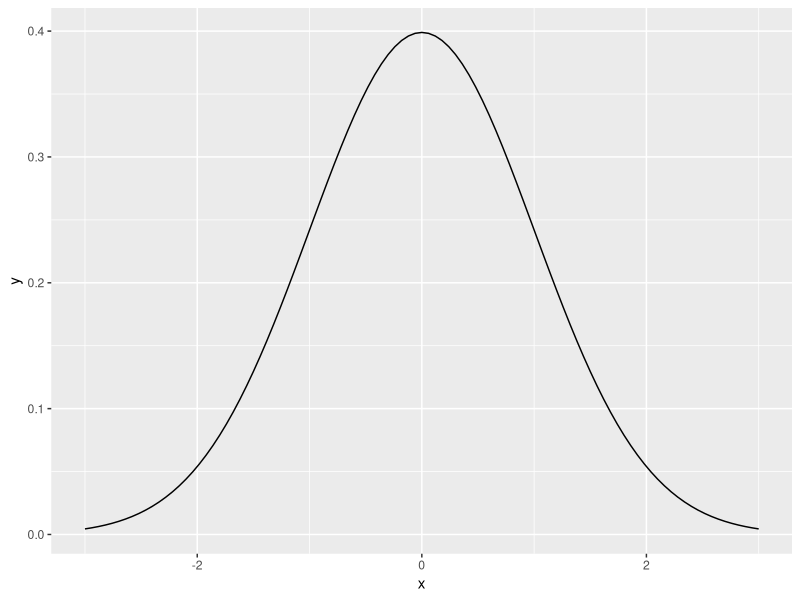
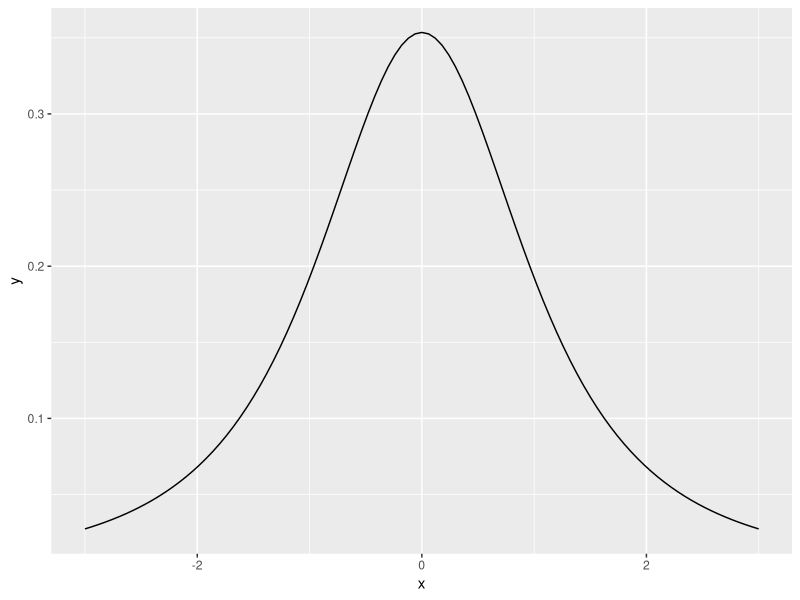
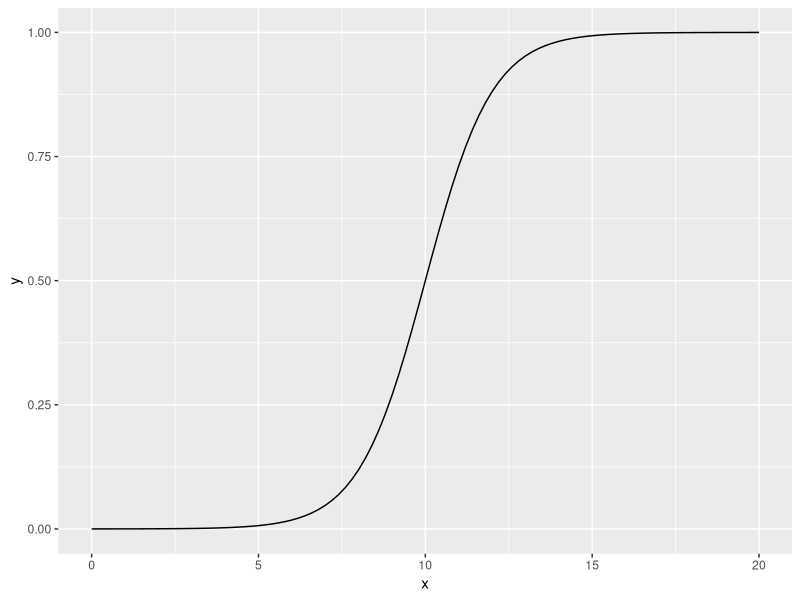

These figures' R source, in order: (Note: this script raises an error after producing the figures.)
workingpath <- "C:\\Users\\MED1\\Desktop\\Coursera\\project"
setwd(workingpath)

library(ggplot2)

p <- ggplot(data.frame(x = c(-3, 3)), aes(x=x))
p + stat_function(fun=dnorm)

p + stat_function(fun=dt, args=list(df=2))

myfun <- function(xvar){
  1/(1+exp(-xvar+10))
}
ggplot(data.frame(x=c(0, 20)), aes(x=x)) + stat_function(fun=myfun)

p <- ggplot(data.frame(x = c(-3, 3)), aes(x=x))
f1.norm <- function(x, mu, std.dev){
	dnorm(x=x, mean=mu, sd=std.dev)
}

f2.norm <- function(x, mu, std.dev){
	dnorm(x=x, mean=mu, sd=std.dev)
}

p + stat_function(fun=f1.norm(mu=0, std.dev=1)) + stat_function(fun=f2.norm(mu=1, std.dev=2))

x <- seq(from=-2, to=2, by=0.01)
y1 <- dnorm(x)
y2 <- dt(x, df=1)
df.a <- data.frame(x, y1, y2)

ggplot(df.a, aes(x=x, y=y1)) +
	geom_line(aes(y=y1)) +
	geom_line(aes(y=y2)) +
	geom_ribbon(data=subset(df.a, 1 <= x & x <= 1.5),
				aes(ymin=0, ymax=y1), fill="blue", alpha=0.5) 


library(ggplot2)

a <- 0.05;  b <- 0.2
effect.size <- 0.5
mu0 <- 0;  std.drv0 <- 1
mu1 <- mu0 + effect.size;  std.drv1 <- 1
one.two <- TRUE
n1 <- NULL;  n1.n0 <- 1;  
two.sided <- 1;  if(one.two == TRUE) two.sided <- 2

za <- qnorm(a/two.sided, lower.tail=FALSE)
zb <- qnorm(b, lower.tail=FALSE)

q12 <- NULL
if(n1.n0 >= 1){ 
	q12 <- 1 + 1/n1.n0
} else {
	q12 <- 1 + n1.n0
}

est.sample.size <- ( (za + zb)^2 * std.drv0^2 * (q12) ) / (effect.size^2)

if(is.na(n1)){
	n1 <- est.sample.size
}
n0 <- n1/n1.n0

std.err0 <- std.drv0 / sqrt(n0/2)
std.err1 <- std.drv1 / sqrt(n1/2)

x <- seq(from = mu0 - 5*std.err0, to = mu1 + 5*std.err1, by=0.01)
h0 <- dnorm(x, mean=mu0, sd=std.err0)
h1 <- dnorm(x, mean=mu1, sd=std.err1)
h.norm <- data.frame(x, h0, h1)

a.h0 <- qnorm(a/two.sided, mean=mu0, sd=std.err0, lower.tail=FALSE)
b.h1 <- qnorm(b, mean=mu1, sd=std.err1)

p <- ggplot(h.norm, aes(x=x, y=h0)) +
	geom_line(aes(x=x, y=h0), color="red") +
	geom_line(aes(x=x, y=h1), color="blue") +
	geom_vline(xintercept=a.h0) +
	geom_vline(xintercept=b.h1, linetype="dashed", show.legend=TRUE) +
	geom_ribbon(data=subset(h.norm, a.h0 <= x & x <= max(x)), 
				aes(ymin=0, ymax=h0, fill="H0", alpha=0.5)) +
	geom_ribbon(data=subset(h.norm, min(x) <= x & x <= a.h0),
				aes(ymin=0, ymax=h1, fill="H1", alpha=0.5))
print(p)

power.b <- pnorm(qnorm(a/two.sided, mean=mu0, sd=std.err0, lower.tail=FALSE), 
				 mean=mu1, sd=std.err1, lower.tail=FALSE)

cat("suggested sample size :", est.sample.size, "\n")

if (power.b >= (1-b)){
	cat("Power :", power.b, "- adequate\n")
} else{
	cat("Power :", power.b, "- inadequate\n")
}
